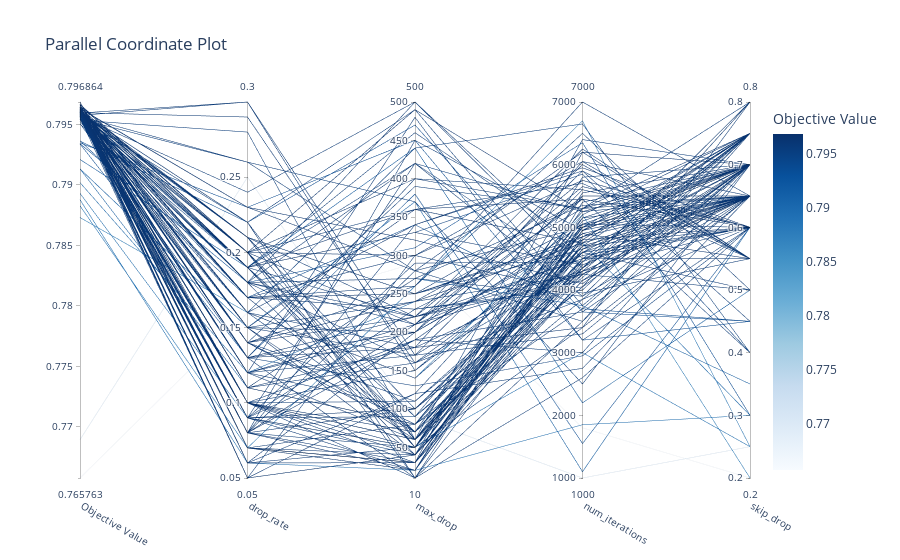

The notebook cell this image was saved under:
### Code cell
plot_parallel_coordinate(study)

### Figure 1 — Plotly figure (JSON) as saved in the notebook; plotly's stock layout.template omitted (floating-point values rounded to 4 significant figures; data arrays with more than 128 entries replaced by an {"elided": "..."} marker saying what was removed)
{"data": [{"dimensions": [{"label": "Objective Value", "range": [0.7658, 0.7969], "values": {"elided": "151 float values"}}, {"label": "drop_rate", "range": [0.05, 0.3], "values": {"elided": "151 float values"}}, {"label": "max_drop", "range": [10, 500], "values": {"elided": "151 int values"}}, {"label": "num_iterations", "range": [1000, 7000], "values": {"elided": "151 int values"}}, {"label": "skip_drop", "range": [0.2, 0.8], "values": {"elided": "151 float values"}}], "labelangle": 30, "labelside": "bottom", "line": {"color": {"elided": "151 float values"}, "colorbar": {"title": {"text": "Objective Value"}}, "colorscale": [[0.0, "rgb(247,251,255)"], [0.125, "rgb(222,235,247)"], [0.25, "rgb(198,219,239)"], [0.375, "rgb(158,202,225)"], [0.5, "rgb(107,174,214)"], [0.625, "rgb(66,146,198)"], [0.75, "rgb(33,113,181)"], [0.875, "rgb(8,81,156)"], [1.0, "rgb(8,48,107)"]], "reversescale": false, "showscale": true}, "type": "parcoords"}], "layout": {"title": {"text": "Parallel Coordinate Plot"}}}
